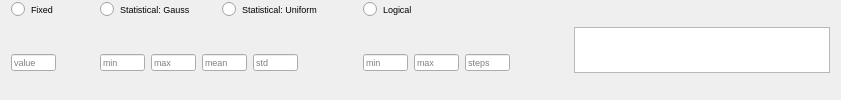
              <widget class="QFrame" name="frame_31">
               <property name="frameShape">
                <enum>QFrame::NoFrame</enum>
               </property>
               <property name="frameShadow">
                <enum>QFrame::Plain</enum>
               </property>
               <layout class="QHBoxLayout" name="horizontalLayout_21">
                <property name="topMargin">
                 <number>0</number>
                </property>
                <property name="bottomMargin">
                 <number>0</number>
                </property>
                <item>
                 <widget class="QFrame" name="frame_32">
                  <property name="frameShape">
                   <enum>QFrame::NoFrame</enum>
                  </property>
                  <property name="frameShadow">
                   <enum>QFrame::Plain</enum>
                  </property>
                  <layout class="QGridLayout" name="gridLayout_14">
                   <property name="leftMargin">
                    <number>0</number>
                   </property>
                   <property name="topMargin">
                    <number>0</number>
                   </property>
                   <property name="bottomMargin">
                    <number>0</number>
                   </property>
                   <item row="0" column="3">
                    <widget class="QRadioButton" name="radio_log_canth">
                     <property name="font">
                      <font>
                       <pointsize>7</pointsize>
                      </font>
                     </property>
                     <property name="text">
                      <string>Logical</string>
                     </property>
                     <attribute name="buttonGroup">
                      <string notr="true">buttonGroup_5</string>
                     </attribute>
                    </widget>
                   </item>
                   <item row="0" column="0">
                    <widget class="QRadioButton" name="radio_fix_canth">
                     <property name="font">
                      <font>
                       <pointsize>7</pointsize>
                      </font>
                     </property>
                     <property name="text">
                      <string>Fixed</string>
                     </property>
                     <property name="iconSize">
                      <size>
                       <width>12</width>
                       <height>12</height>
                      </size>
                     </property>
                     <attribute name="buttonGroup">
                      <string notr="true">buttonGroup_5</string>
                     </attribute>
                    </widget>
                   </item>
                   <item row="1" column="4">
                    <spacer name="horizontalSpacer_27">
                     <property name="orientation">
                      <enum>Qt::Horizontal</enum>
                     </property>
                     <property name="sizeHint" stdset="0">
                      <size>
                       <width>40</width>
                       <height>20</height>
                      </size>
                     </property>
                    </spacer>
                   </item>
                   <item row="1" column="0">
                    <widget class="QFrame" name="frame_33">
                     <property name="frameShape">
                      <enum>QFrame::NoFrame</enum>
                     </property>
                     <property name="frameShadow">
                      <enum>QFrame::Plain</enum>
                     </property>
                     <layout class="QHBoxLayout" name="horizontalLayout_22">
                      <property name="leftMargin">
                       <number>0</number>
                      </property>
                      <property name="topMargin">
                       <number>0</number>
                      </property>
                      <property name="bottomMargin">
                       <number>0</number>
                      </property>
                      <item>
                       <widget class="QLineEdit" name="txt_fix_canth">
                        <property name="maximumSize">
                         <size>
                          <width>45</width>
                          <height>17</height>
                         </size>
                        </property>
                        <property name="font">
                         <font>
                          <pointsize>7</pointsize>
                         </font>
                        </property>
                        <property name="placeholderText">
                         <string>value</string>
                        </property>
                       </widget>
                      </item>
                      <item>
                       <spacer name="horizontalSpacer_28">
                        <property name="orientation">
                         <enum>Qt::Horizontal</enum>
                        </property>
                        <property name="sizeType">
                         <enum>QSizePolicy::Maximum</enum>
                        </property>
                        <property name="sizeHint" stdset="0">
                         <size>
                          <width>20</width>
                          <height>20</height>
                         </size>
                        </property>
                       </spacer>
                      </item>
                     </layout>
                    </widget>
                   </item>
                   <item row="1" column="3">
                    <widget class="QFrame" name="frame_34">
                     <property name="frameShape">
                      <enum>QFrame::NoFrame</enum>
                     </property>
                     <property name="frameShadow">
                      <enum>QFrame::Plain</enum>
                     </property>
                     <layout class="QHBoxLayout" name="horizontalLayout_23">
                      <property name="leftMargin">
                       <number>0</number>
                      </property>
                      <property name="topMargin">
                       <number>0</number>
                      </property>
                      <property name="bottomMargin">
                       <number>0</number>
                      </property>
                      <item>
                       <widget class="QLineEdit" name="txt_log_min_canth">
                        <property name="maximumSize">
                         <size>
                          <width>45</width>
                          <height>17</height>
                         </size>
                        </property>
                        <property name="font">
                         <font>
                          <pointsize>7</pointsize>
                         </font>
                        </property>
                        <property name="placeholderText">
                         <string>min</string>
                        </property>
                       </widget>
                      </item>
                      <item>
                       <widget class="QLineEdit" name="txt_log_max_canth">
                        <property name="maximumSize">
                         <size>
                          <width>45</width>
                          <height>17</height>
                         </size>
                        </property>
                        <property name="font">
                         <font>
                          <pointsize>7</pointsize>
                         </font>
                        </property>
                        <property name="placeholderText">
                         <string>max</string>
                        </property>
                       </widget>
                      </item>
                      <item>
                       <widget class="QLineEdit" name="txt_log_steps_canth">
                        <property name="maximumSize">
                         <size>
                          <width>45</width>
                          <height>17</height>
                         </size>
                        </property>
                        <property name="font">
                         <font>
                          <pointsize>7</pointsize>
                         </font>
                        </property>
                        <property name="placeholderText">
                         <string>steps</string>
                        </property>
                       </widget>
                      </item>
                     </layout>
                    </widget>
                   </item>
                   <item row="0" column="1">
                    <widget class="QFrame" name="frame_35">
                     <property name="frameShape">
                      <enum>QFrame::NoFrame</enum>
                     </property>
                     <property name="frameShadow">
                      <enum>QFrame::Plain</enum>
                     </property>
                     <layout class="QHBoxLayout" name="horizontalLayout_24">
                      <property name="topMargin">
                       <number>0</number>
                      </property>
                      <property name="bottomMargin">
                       <number>0</number>
                      </property>
                      <item>
                       <widget class="QRadioButton" name="radio_gauss_canth">
                        <property name="font">
                         <font>
                          <pointsize>7</pointsize>
                         </font>
                        </property>
                        <property name="text">
                         <string>Statistical: Gauss</string>
                        </property>
                        <attribute name="buttonGroup">
                         <string notr="true">buttonGroup_5</string>
                        </attribute>
                       </widget>
                      </item>
                      <item>
                       <widget class="QRadioButton" name="radio_uni_canth">
                        <property name="font">
                         <font>
                          <pointsize>7</pointsize>
                         </font>
                        </property>
                        <property name="text">
                         <string>Statistical: Uniform</string>
                        </property>
                        <attribute name="buttonGroup">
                         <string notr="true">buttonGroup_5</string>
                        </attribute>
                       </widget>
                      </item>
                      <item>
                       <spacer name="horizontalSpacer_29">
                        <property name="orientation">
                         <enum>Qt::Horizontal</enum>
                        </property>
                        <property name="sizeType">
                         <enum>QSizePolicy::Maximum</enum>
                        </property>
                        <property name="sizeHint" stdset="0">
                         <size>
                          <width>10</width>
                          <height>20</height>
                         </size>
                        </property>
                       </spacer>
                      </item>
                     </layout>
                    </widget>
                   </item>
                   <item row="1" column="1">
                    <widget class="QFrame" name="frame_36">
                     <property name="frameShape">
                      <enum>QFrame::NoFrame</enum>
                     </property>
                     <property name="frameShadow">
                      <enum>QFrame::Plain</enum>
                     </property>
                     <layout class="QGridLayout" name="gridLayout_15">
                      <property name="leftMargin">
                       <number>9</number>
                      </property>
                      <property name="topMargin">
                       <number>0</number>
                      </property>
                      <property name="bottomMargin">
                       <number>0</number>
                      </property>
                      <item row="0" column="0">
                       <widget class="QLineEdit" name="txt_gauss_min_canth">
                        <property name="maximumSize">
                         <size>
                          <width>45</width>
                          <height>17</height>
                         </size>
                        </property>
                        <property name="font">
                         <font>
                          <pointsize>7</pointsize>
                         </font>
                        </property>
                        <property name="placeholderText">
                         <string>min</string>
                        </property>
                       </widget>
                      </item>
                      <item row="0" column="1">
                       <widget class="QLineEdit" name="txt_gauss_max_canth">
                        <property name="maximumSize">
                         <size>
                          <width>45</width>
                          <height>17</height>
                         </size>
                        </property>
                        <property name="font">
                         <font>
                          <pointsize>7</pointsize>
                         </font>
                        </property>
                        <property name="placeholderText">
                         <string>max</string>
                        </property>
                       </widget>
                      </item>
                      <item row="0" column="3">
                       <widget class="QLineEdit" name="txt_gauss_std_canth">
                        <property name="maximumSize">
                         <size>
                          <width>45</width>
                          <height>17</height>
                         </size>
                        </property>
                        <property name="font">
                         <font>
                          <pointsize>7</pointsize>
                         </font>
                        </property>
                        <property name="placeholderText">
                         <string>std</string>
                        </property>
                       </widget>
                      </item>
                      <item row="0" column="2">
                       <widget class="QLineEdit" name="txt_gauss_mean_canth">
                        <property name="maximumSize">
                         <size>
                          <width>45</width>
                          <height>17</height>
                         </size>
                        </property>
                        <property name="font">
                         <font>
                          <pointsize>7</pointsize>
                         </font>
                        </property>
                        <property name="placeholderText">
                         <string>mean</string>
                        </property>
                       </widget>
                      </item>
                      <item row="0" column="4">
                       <spacer name="horizontalSpacer_30">
                        <property name="orientation">
                         <enum>Qt::Horizontal</enum>
                        </property>
                        <property name="sizeType">
                         <enum>QSizePolicy::Maximum</enum>
                        </property>
                        <property name="sizeHint" stdset="0">
                         <size>
                          <width>50</width>
                          <height>20</height>
                         </size>
                        </property>
                       </spacer>
                      </item>
                     </layout>
                    </widget>
                   </item>
                  </layout>
                 </widget>
                </item>
                <item>
                 <widget class="PlotWidget" name="viewCanth">
                  <property name="sizePolicy">
                   <sizepolicy hsizetype="Expanding" vsizetype="Fixed">
                    <horstretch>0</horstretch>
                    <verstretch>0</verstretch>
                   </sizepolicy>
                  </property>
                  <property name="maximumSize">
                   <size>
                    <width>16777215</width>
                    <height>46</height>
                   </size>
                  </property>
                  <property name="styleSheet">
                   <string notr="true">border-right-color: rgb(255, 255, 127);</string>
                  </property>
                 </widget>
                </item>
               </layout>
              </widget>
